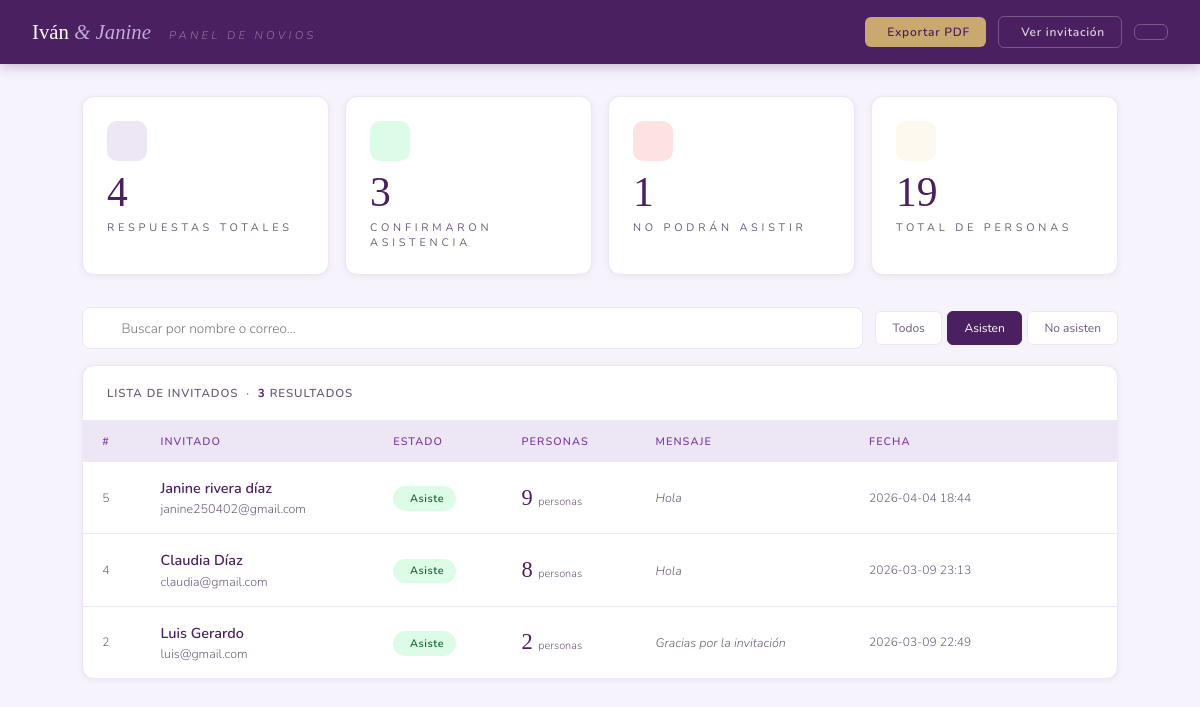
/novios?filter=attending (signed in), run on the app's committed database.
### tables this page shows
CREATE TABLE rsvp (
                id          INTEGER PRIMARY KEY AUTOINCREMENT,
                name        TEXT    NOT NULL,
                email       TEXT    NOT NULL UNIQUE,
                attending   INTEGER NOT NULL DEFAULT 1,
                guests      INTEGER NOT NULL DEFAULT 1,
                message     TEXT,
                created_at  TEXT    DEFAULT (datetime('now','localtime'))
            );

### app.py (the view)
@app.route("/novios")
@login_required
def admin_dashboard():
    db    = get_db()
    q     = request.args.get("q", "").strip()
    filt  = request.args.get("filter", "all")
    query = "SELECT * FROM rsvp"
    params = []
    conditions = []
    if q:
        conditions.append("(name LIKE ? OR email LIKE ?)")
        params += [f"%{q}%", f"%{q}%"]
    if filt == "attending":
        conditions.append("attending=1")
    elif filt == "not_attending":
        conditions.append("attending=0")
    if conditions:
        query += " WHERE " + " AND ".join(conditions)
    query += " ORDER BY created_at DESC"
    rows  = db.execute(query, params).fetchall()
    stats = get_stats(db)
    return render_template("admin.html", wedding=WEDDING,
                           guests=rows, stats=stats, q=q, filter=filt)

### app.py (called while the page is built)
def get_db():
    if "db" not in g:
        g.db = sqlite3.connect(DB_PATH, detect_types=sqlite3.PARSE_DECLTYPES)
        g.db.row_factory = sqlite3.Row
    return g.db

def login_required(f):
    @wraps(f)
    def decorated(*args, **kwargs):
        if not session.get("logged_in"):
            return redirect(url_for("admin_login"))
        return f(*args, **kwargs)
    return decorated

def get_stats(db):
    total       = db.execute("SELECT COUNT(*) FROM rsvp").fetchone()[0]
    row         = db.execute("SELECT COUNT(*), COALESCE(SUM(guests),0) FROM rsvp WHERE attending=1").fetchone()
    attending   = row[0]
    total_pax   = row[1]
    not_att     = db.execute("SELECT COUNT(*) FROM rsvp WHERE attending=0").fetchone()[0]
    return {"total": total, "attending": attending,
            "not_attending": not_att, "total_guests": total_pax}

### templates/admin.html (shortened to what this page needs)
<!DOCTYPE html>
<html lang="es">
<head>
  <link rel="stylesheet" href="https://unpkg.com/primeflex@3.3.1/primeflex.min.css"/>
  <link rel="stylesheet" href="https://unpkg.com/primeicons/primeicons.css"/>
</head>
<body>
<header class="topbar">
  <div class="topbar-brand">
    {{ wedding.bride }} <span>&amp; {{ wedding.groom }}</span>
    <span style="font-size:.7rem;letter-spacing:.3em;color:rgba(255,255,255,.4);
                 text-transform:uppercase;margin-left:.8rem;font-family:'Nunito',sans-serif;">
      Panel de novios
    </span>
  </div>
  <div class="topbar-actions">
    <a href="/novios/export" class="tb-btn tb-btn-gold">
      <span class="hide-mobile">Exportar PDF</span>
    </a>
    <a href="/" class="tb-btn tb-btn-outline" target="_blank">
      <span class="hide-mobile">Ver invitación</span>
    </a>
    <a href="/novios/logout" class="tb-btn tb-btn-outline">
    </a>
  </div>
</header>
<main class="main">
  <div class="stats-grid">
    <div class="stat-card">
      <div class="stat-icon" style="background:#EDE6F4;">
      </div>
      <div class="stat-value">{{ stats.total }}</div>
      <div class="stat-label">Respuestas totales</div>
    </div>
    <div class="stat-card">
      <div class="stat-icon" style="background:#dcfce7;">
      </div>
      <div class="stat-value">{{ stats.attending }}</div>
      <div class="stat-label">Confirmaron asistencia</div>
    </div>
    <div class="stat-card">
      <div class="stat-icon" style="background:#fee2e2;">
      </div>
      <div class="stat-value">{{ stats.not_attending }}</div>
      <div class="stat-label">No podrán asistir</div>
    </div>
    <div class="stat-card">
      <div class="stat-icon" style="background:#fef9ee;">
      </div>
      <div class="stat-value">{{ stats.total_guests }}</div>
      <div class="stat-label">Total de personas</div>
    </div>
  </div>
  <form method="GET" action="/novios" id="filter-form">
    <div class="table-toolbar">
      <div class="search-wrap">
        <input class="p-inputtext" type="text" name="q"
               value="{{ q }}" placeholder="Buscar por nombre o correo…"
               oninput="document.getElementById('filter-form').submit()"/>
      </div>
      <div class="filter-btns">
        <a href="/novios?filter=all{% if q %}&q={{ q }}{% endif %}"
           class="filter-btn {% if filter == 'all' %}active{% endif %}">
          Todos
        </a>
        <a href="/novios?filter=attending{% if q %}&q={{ q }}{% endif %}"
           class="filter-btn {% if filter == 'attending' %}active{% endif %}">
           Asisten
        </a>
        <a href="/novios?filter=not_attending{% if q %}&q={{ q }}{% endif %}"
           class="filter-btn {% if filter == 'not_attending' %}active{% endif %}">
           No asisten
        </a>
      </div>
    </div>
  </form>
  <div class="p-datatable">
    <div class="p-datatable-header">
      Lista de invitados &nbsp;·&nbsp;
      <span style="color:var(--plum); font-weight:700;">{{ guests|length }}</span>
      resultado{{ 's' if guests|length != 1 else '' }}
    </div>
    {% if guests %}
    <table>
      <thead>
        <tr>
          <th>#</th>
          <th>Invitado</th>
          <th>Estado</th>
          <th>Personas</th>
          <th class="hide-mobile">Mensaje</th>
          <th class="hide-mobile">Fecha</th>
          <th></th>
        </tr>
      </thead>
      <tbody>
        {% for g in guests %}
        <tr id="row-{{ g.id }}">
          <td style="color:var(--subtle); font-size:.75rem;">{{ g.id }}</td>
          <td>
            <div class="guest-name">{{ g.name }}</div>
            <div class="guest-email">{{ g.email }}</div>
          </td>
          <td>
            {% if g.attending %}
            <span class="p-tag p-tag-success">
               Asiste
            </span>
            {% else %}
            <span class="p-tag p-tag-danger">
              <i class="pi pi-times"></i> No asiste
            </span>
            {% endif %}
          </td>
          <td>
            <span style="font-family:'Cormorant Garamond',serif; font-size:1.4rem;
                         font-weight:300; color:var(--plum);">
              {{ g.guests if g.attending else '—' }}
            </span>
            {% if g.attending %}
            <span style="font-size:.68rem; color:var(--subtle);">
              persona{{ 's' if g.guests != 1 else '' }}
            </span>
            {% endif %}
          </td>
          <td class="hide-mobile">
            <span class="guest-msg" title="{{ g.message or '' }}">
              {{ g.message or '—' }}
            </span>
          </td>
          <td class="hide-mobile" style="font-size:.75rem; color:var(--subtle);">
            {{ g.created_at[:16] if g.created_at else '—' }}
          </td>
          <td>
            <button class="delete-btn"
                    data-id="{{ g.id }}"
                    data-name="{{ g.name | e }}"
                    onclick="confirmDelete(this)"
                    title="Eliminar">
            </button>
          </td>
        </tr>
        {% endfor %}
      </tbody>
    </table>
    {% else %}
    <div class="empty-state">
      <i class="pi pi-inbox"></i>
      <p>No hay invitados que coincidan con tu búsqueda.</p>
    </div>
    {% endif %}
  </div>
</main>
</body>
</html>

### data on the page
rsvp: id "5", name "Janine rivera díaz", email "janine250402@gmail.com", shows "Asiste", attending+guests "9", guests "s", message "Hola", created_at "2026-04-04 18:44"
rsvp: id "4", name "Claudia Díaz", email "claudia@gmail.com", shows "Asiste", attending+guests "8", guests "s", message "Hola", created_at "2026-03-09 23:13"
rsvp: id "2", name "Luis Gerardo", email "luis@gmail.com", shows "Asiste", attending+guests "2", guests "s", message "Gracias por la invitación", created_at "2026-03-09 22:49"

### other printed values
{{ wedding.bride }} "Iván"
{{ wedding.groom }} "Janine"
{{ stats.total }} "4"
{{ stats.attending }} "3"
{{ stats.not_attending }} "1"
{{ stats.total_guests }} "19"
{{ guests|length }} "3"
{{ 's' if guests|length != 1 else '' }} "S"
